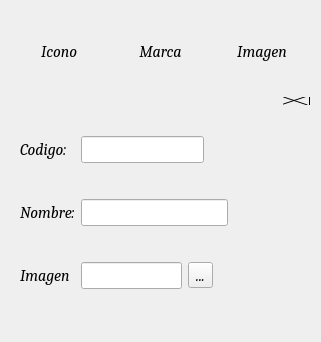
<?xml version="1.0" encoding="UTF-8"?>
<ui version="4.0">
 <class>FormMarca</class>
 <widget class="QWidget" name="FormMarca">
  <property name="geometry">
   <rect>
    <x>0</x>
    <y>0</y>
    <width>321</width>
    <height>342</height>
   </rect>
  </property>
  <property name="font">
   <font>
    <family>Cambria</family>
    <pointsize>12</pointsize>
    <weight>50</weight>
    <italic>true</italic>
    <bold>false</bold>
   </font>
  </property>
  <property name="windowTitle">
   <string>Form</string>
  </property>
  <layout class="QGridLayout" name="gridLayout">
   <item row="2" column="0">
    <layout class="QHBoxLayout" name="horizontalLayout">
     <property name="topMargin">
      <number>0</number>
     </property>
     <item>
      <widget class="QLabel" name="label_6">
       <property name="minimumSize">
        <size>
         <width>60</width>
         <height>80</height>
        </size>
       </property>
       <property name="text">
        <string>Icono</string>
       </property>
       <property name="alignment">
        <set>Qt::AlignCenter</set>
       </property>
      </widget>
     </item>
     <item>
      <widget class="QLabel" name="label_4">
       <property name="minimumSize">
        <size>
         <width>60</width>
         <height>80</height>
        </size>
       </property>
       <property name="text">
        <string>Marca</string>
       </property>
       <property name="alignment">
        <set>Qt::AlignCenter</set>
       </property>
      </widget>
     </item>
     <item>
      <widget class="QLabel" name="LabelImage">
       <property name="minimumSize">
        <size>
         <width>60</width>
         <height>80</height>
        </size>
       </property>
       <property name="text">
        <string>Imagen</string>
       </property>
       <property name="alignment">
        <set>Qt::AlignCenter</set>
       </property>
      </widget>
     </item>
    </layout>
   </item>
   <item row="4" column="0">
    <widget class="QTabWidget" name="tabWidget">
     <property name="font">
      <font>
       <family>Cambria</family>
       <pointsize>12</pointsize>
       <weight>50</weight>
       <italic>true</italic>
       <bold>false</bold>
      </font>
     </property>
     <property name="autoFillBackground">
      <bool>false</bool>
     </property>
     <property name="styleSheet">
      <string notr="true">
QTabWidget::pane { 
font: bold 14px;
   background: transparent; 
  margin: 0px,0px,0px,0px;
   border: 0px solid transparent;  
  }

QTabBar::tab {
    background: transparent;
    border: 2px solid transparent;
    border-bottom-color: transparent; /* same as the pane color */
    border-top-left-radius: 4px;
    border-top-right-radius: 4px;
    min-width: 8ex;
    padding: 2px;
}

</string>
     </property>
     <property name="tabPosition">
      <enum>QTabWidget::East</enum>
     </property>
     <property name="tabShape">
      <enum>QTabWidget::Triangular</enum>
     </property>
     <property name="currentIndex">
      <number>0</number>
     </property>
     <property name="iconSize">
      <size>
       <width>40</width>
       <height>40</height>
      </size>
     </property>
     <property name="elideMode">
      <enum>Qt::ElideMiddle</enum>
     </property>
     <property name="usesScrollButtons">
      <bool>true</bool>
     </property>
     <property name="documentMode">
      <bool>false</bool>
     </property>
     <property name="tabsClosable">
      <bool>false</bool>
     </property>
     <property name="movable">
      <bool>false</bool>
     </property>
     <widget class="QWidget" name="tab">
      <attribute name="icon">
       <iconset resource="../Recursos.qrc">
        <normaloff>:/Imagenes/iconos/add.png</normaloff>:/Imagenes/iconos/add.png</iconset>
      </attribute>
      <attribute name="title">
       <string/>
      </attribute>
      <layout class="QHBoxLayout" name="horizontalLayout_2">
       <item>
        <layout class="QGridLayout" name="gridLayout_2">
         <item row="2" column="0">
          <widget class="QLabel" name="label_3">
           <property name="font">
            <font>
             <family>Cambria</family>
             <pointsize>12</pointsize>
             <italic>true</italic>
            </font>
           </property>
           <property name="text">
            <string>Imagen</string>
           </property>
          </widget>
         </item>
         <item row="0" column="0">
          <widget class="QLabel" name="label">
           <property name="font">
            <font>
             <family>Cambria</family>
             <pointsize>12</pointsize>
             <italic>true</italic>
            </font>
           </property>
           <property name="text">
            <string>Codigo:</string>
           </property>
          </widget>
         </item>
         <item row="2" column="3" colspan="2">
          <widget class="QToolButton" name="ButtonArchivoImagen">
           <property name="font">
            <font>
             <family>Cambria</family>
             <pointsize>12</pointsize>
             <italic>true</italic>
            </font>
           </property>
           <property name="text">
            <string>...</string>
           </property>
          </widget>
         </item>
         <item row="1" column="0">
          <widget class="QLabel" name="label_2">
           <property name="font">
            <font>
             <family>Cambria</family>
             <pointsize>12</pointsize>
             <italic>true</italic>
            </font>
           </property>
           <property name="text">
            <string>Nombre:</string>
           </property>
          </widget>
         </item>
         <item row="1" column="1" colspan="4">
          <widget class="QLineEdit" name="LineNombre">
           <property name="font">
            <font>
             <family>Cambria</family>
             <pointsize>12</pointsize>
             <italic>true</italic>
            </font>
           </property>
           <property name="inputMethodHints">
            <set>Qt::ImhFormattedNumbersOnly</set>
           </property>
          </widget>
         </item>
         <item row="2" column="1" colspan="2">
          <widget class="QLineEdit" name="LineImagen">
           <property name="font">
            <font>
             <family>Cambria</family>
             <pointsize>12</pointsize>
             <italic>true</italic>
            </font>
           </property>
           <property name="readOnly">
            <bool>true</bool>
           </property>
          </widget>
         </item>
         <item row="0" column="4">
          <spacer name="horizontalSpacer">
           <property name="orientation">
            <enum>Qt::Horizontal</enum>
           </property>
           <property name="sizeType">
            <enum>QSizePolicy::Fixed</enum>
           </property>
           <property name="sizeHint" stdset="0">
            <size>
             <width>18</width>
             <height>20</height>
            </size>
           </property>
          </spacer>
         </item>
         <item row="0" column="1" colspan="3">
          <widget class="QLineEdit" name="LineCodigo">
           <property name="font">
            <font>
             <family>Cambria</family>
             <pointsize>12</pointsize>
             <italic>true</italic>
            </font>
           </property>
           <property name="inputMethodHints">
            <set>Qt::ImhNone</set>
           </property>
           <property name="readOnly">
            <bool>true</bool>
           </property>
          </widget>
         </item>
        </layout>
       </item>
       <item>
        <layout class="QVBoxLayout" name="verticalLayout_2">
         <property name="leftMargin">
          <number>0</number>
         </property>
         <item>
          <widget class="QPushButton" name="ButtonGuardar">
           <property name="text">
            <string/>
           </property>
           <property name="icon">
            <iconset resource="../Recursos.qrc">
             <normaloff>:/Imagenes/iconos/guardar.png</normaloff>:/Imagenes/iconos/guardar.png</iconset>
           </property>
           <property name="iconSize">
            <size>
             <width>40</width>
             <height>40</height>
            </size>
           </property>
           <property name="autoDefault">
            <bool>false</bool>
           </property>
           <property name="flat">
            <bool>true</bool>
           </property>
          </widget>
         </item>
         <item>
          <widget class="QPushButton" name="ButtonModificar">
           <property name="text">
            <string/>
           </property>
           <property name="icon">
            <iconset resource="../Recursos.qrc">
             <normaloff>:/Imagenes/iconos/editar.png</normaloff>:/Imagenes/iconos/editar.png</iconset>
           </property>
           <property name="iconSize">
            <size>
             <width>40</width>
             <height>40</height>
            </size>
           </property>
           <property name="autoDefault">
            <bool>false</bool>
           </property>
           <property name="default">
            <bool>false</bool>
           </property>
           <property name="flat">
            <bool>true</bool>
           </property>
          </widget>
         </item>
         <item>
          <widget class="QPushButton" name="ButtonEliminar">
           <property name="text">
            <string/>
           </property>
           <property name="icon">
            <iconset resource="../Recursos.qrc">
             <normaloff>:/Imagenes/iconos/delete.png</normaloff>:/Imagenes/iconos/delete.png</iconset>
           </property>
           <property name="iconSize">
            <size>
             <width>40</width>
             <height>40</height>
            </size>
           </property>
           <property name="flat">
            <bool>true</bool>
           </property>
          </widget>
         </item>
         <item>
          <widget class="QPushButton" name="ButtonRegresar">
           <property name="text">
            <string/>
           </property>
           <property name="icon">
            <iconset resource="../Recursos.qrc">
             <normaloff>:/Imagenes/iconos/izquierda.png</normaloff>:/Imagenes/iconos/izquierda.png</iconset>
           </property>
           <property name="iconSize">
            <size>
             <width>40</width>
             <height>40</height>
            </size>
           </property>
           <property name="flat">
            <bool>true</bool>
           </property>
          </widget>
         </item>
        </layout>
       </item>
      </layout>
     </widget>
    </widget>
   </item>
  </layout>
 </widget>
 <resources>
  <include location="../Recursos.qrc"/>
 </resources>
 <connections/>
</ui>
